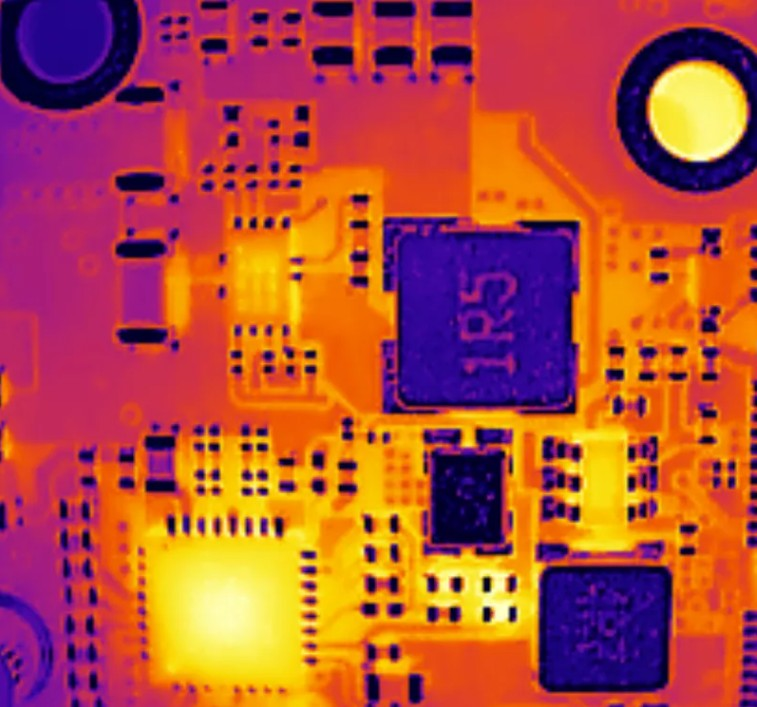
%> input picture segment/im2.jpg, 757 x 707 px
$ octave --eval "result = segment_image('im2.jpg');"   (GNU Octave 9; MATLAB toolbox functions it lacks are replaced by stand-ins)
%> lines starting %> are read from the running program, lines starting %| are printed output that depends on the picture; in (x1, y1, x2, y2) boxes, pixels count from 0 and x2, y2 are one past the last pixel; in counts of white or black regions, pixels touching at a corner belong together; the program's own positions count from 1
function seg = segment_image(I)
%> called with I = 'im2.jpg'
    % 讀取影像
    I0 = imread(I);
%> I0 is the input picture: size 707x757x3 uint8; mean R, G, B 179.3, 77.9, 60.5

    % 轉換為雙精度數據，適合 K-means
    I_double = im2double(I0);

    % 取得影像尺寸
    [x, y, rgb] = size(I_double);
%> x = 707; y = 757; rgb = 3

    % 重新排列影像數據，以便進行 K-means 分群
    pixel_values = reshape(I_double, x*y, rgb);

    % 設定 K 值 (群的數量)
    K = 5;

    % 進行 K-means 分群
    [idx, centroids] = kmeans(pixel_values, K, 'MaxIter', 200, 'Replicates', 3);
%> centroids = [0.147 0.0204 0.386; 0.943 0.475 0.0271; 0.652 0.133 0.427; 0.979 0.84 0.169; 0.823 0.235 0.216]

    % 生成分割後的影像
    segmented_image = reshape(centroids(idx, :), x, y, rgb);
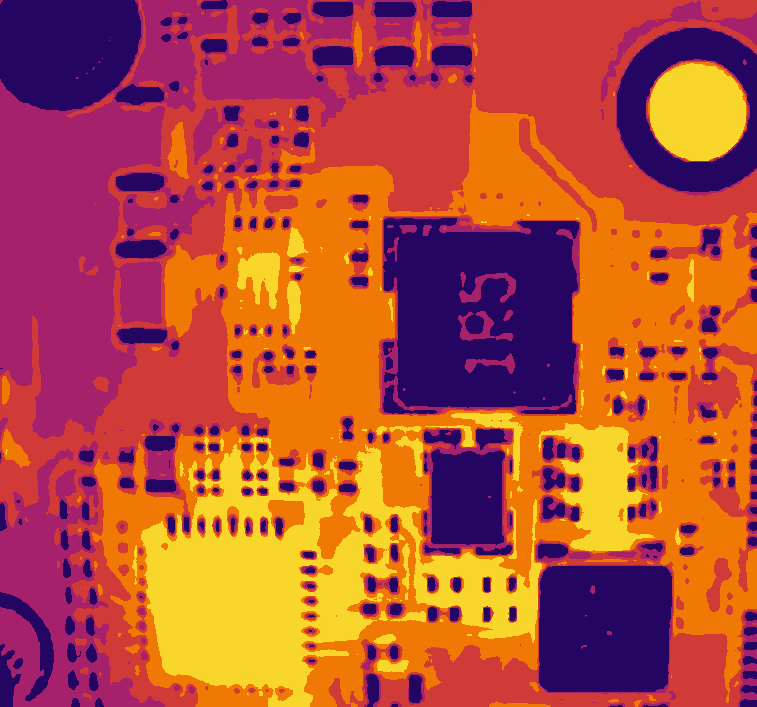
%> segmented_image: size 707x757x3 double; mean R, G, B 0.703, 0.306, 0.237; mean of the top-left, top-right, bottom-left and bottom-right quarters 0.392, 0.385, 0.482, 0.402

    % 轉換為灰階
    NewI_2 = rgb2gray(segmented_image);
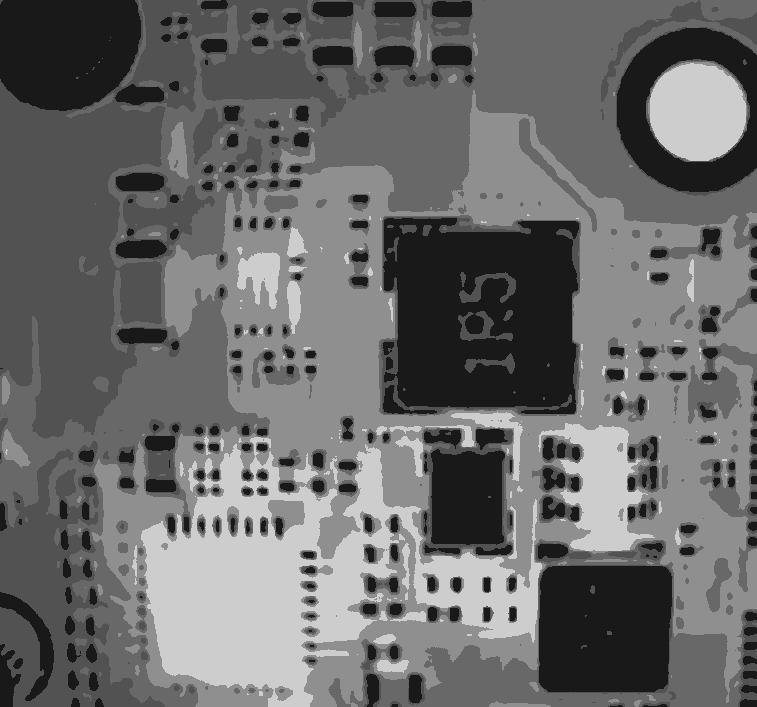
%> NewI_2: size 707x757 double; min 0.0999, max 0.805, mean 0.417

    % 高斯平滑
    g = fspecial('gaussian', 7, 1.5);
    I_g = uint8(conv2(NewI_2, g, 'same'));
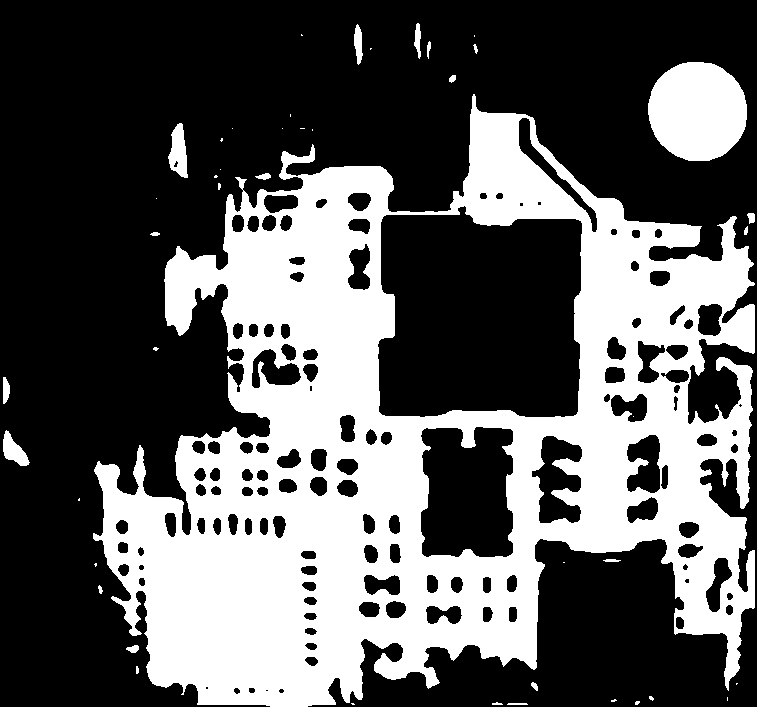
%> I_g: size 707x757 uint8; values 0 (black) and 1 (white), 36% white; 45 white regions (24 under 20 px), largest, box (x1, y1, x2, y2) and area: (93, 94, 755, 707) 182545, (648, 62, 747, 161) 7787, (168, 123, 188, 178) 705

    % 拉普拉斯濾波
    La = [-1,-1,-1;-1,8,-1;-1,-1,-1]/8;
    seg = conv2(I_g, La, 'same');
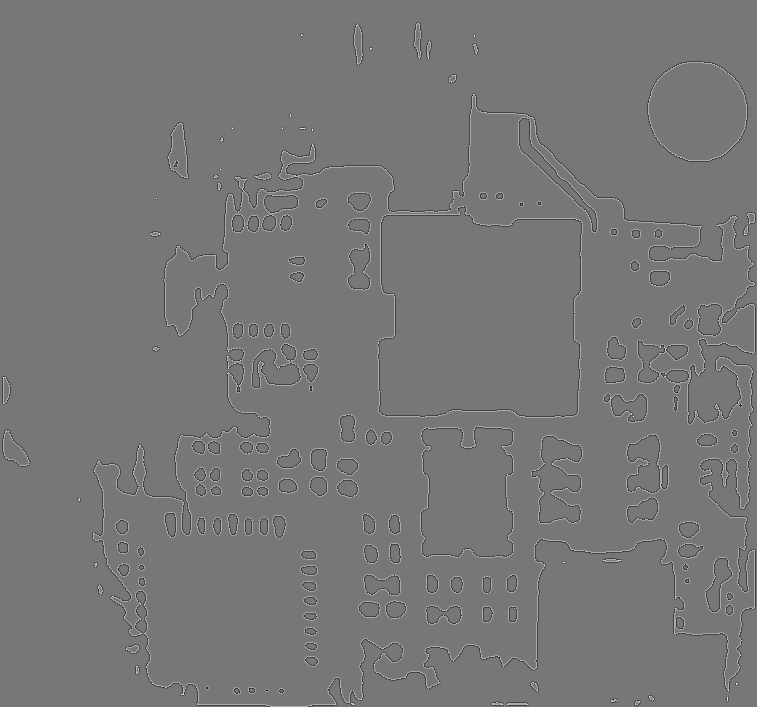
%> seg: size 707x757 double; min -0.875, max 1, mean 2.66e-05; drawn with min black and max white

    % 邊緣檢測
    Canny1 = edge(NewI_2, 'canny');
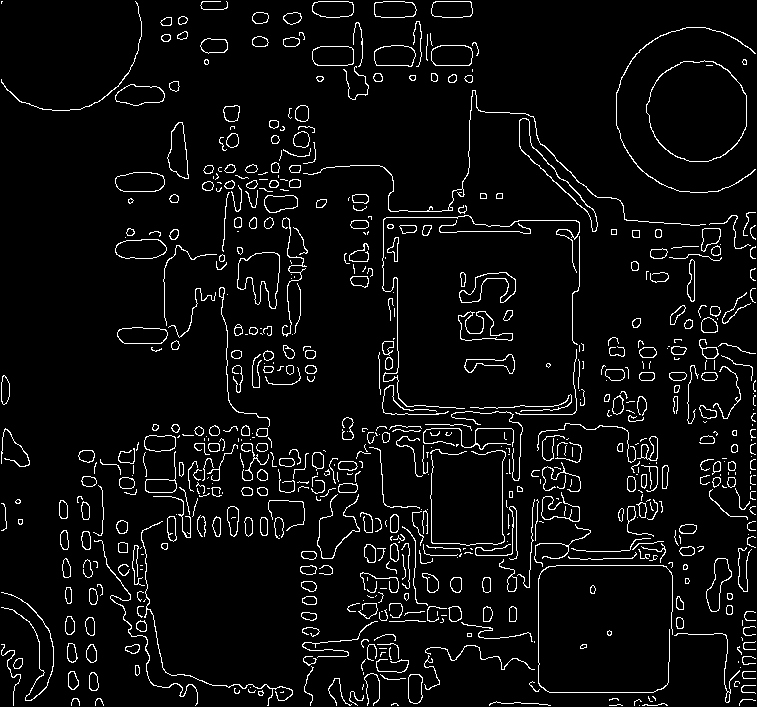
%> Canny1: size 707x757 logical; 5.2% white in thin lines or dots

    % 顯示結果
    figure,
    subplot(2,2,1), imshow(seg), title('Segmented Image')
%> after `imshow(seg)`:
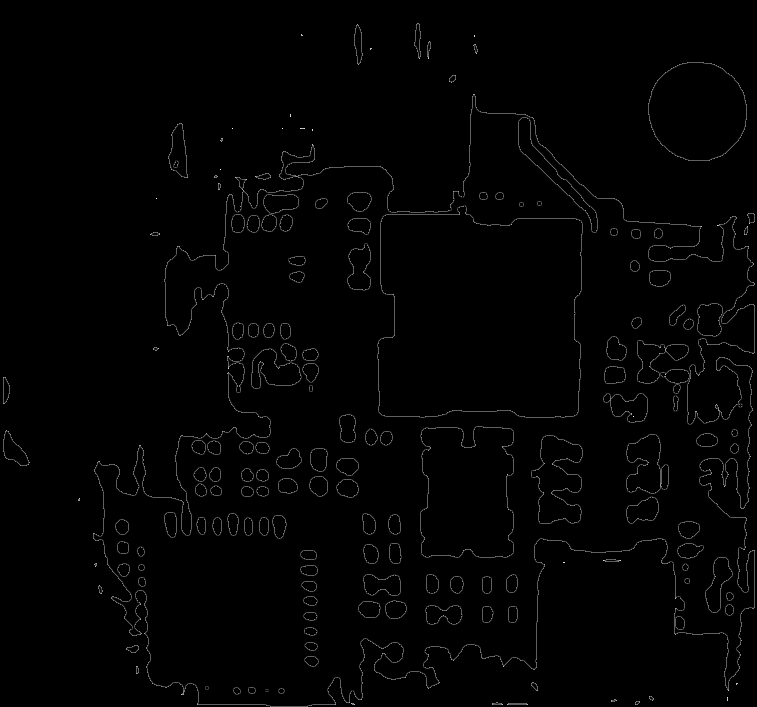
%> displayed picture: size 707x757, on the screen's scale of 0 to 255; min 0, max 255, mean 2.6
    subplot(2,2,2), imshow(Canny1), title('Canny Edge Detection')
    subplot(2,2,3), imshow(I0), title('Original Image')
end
